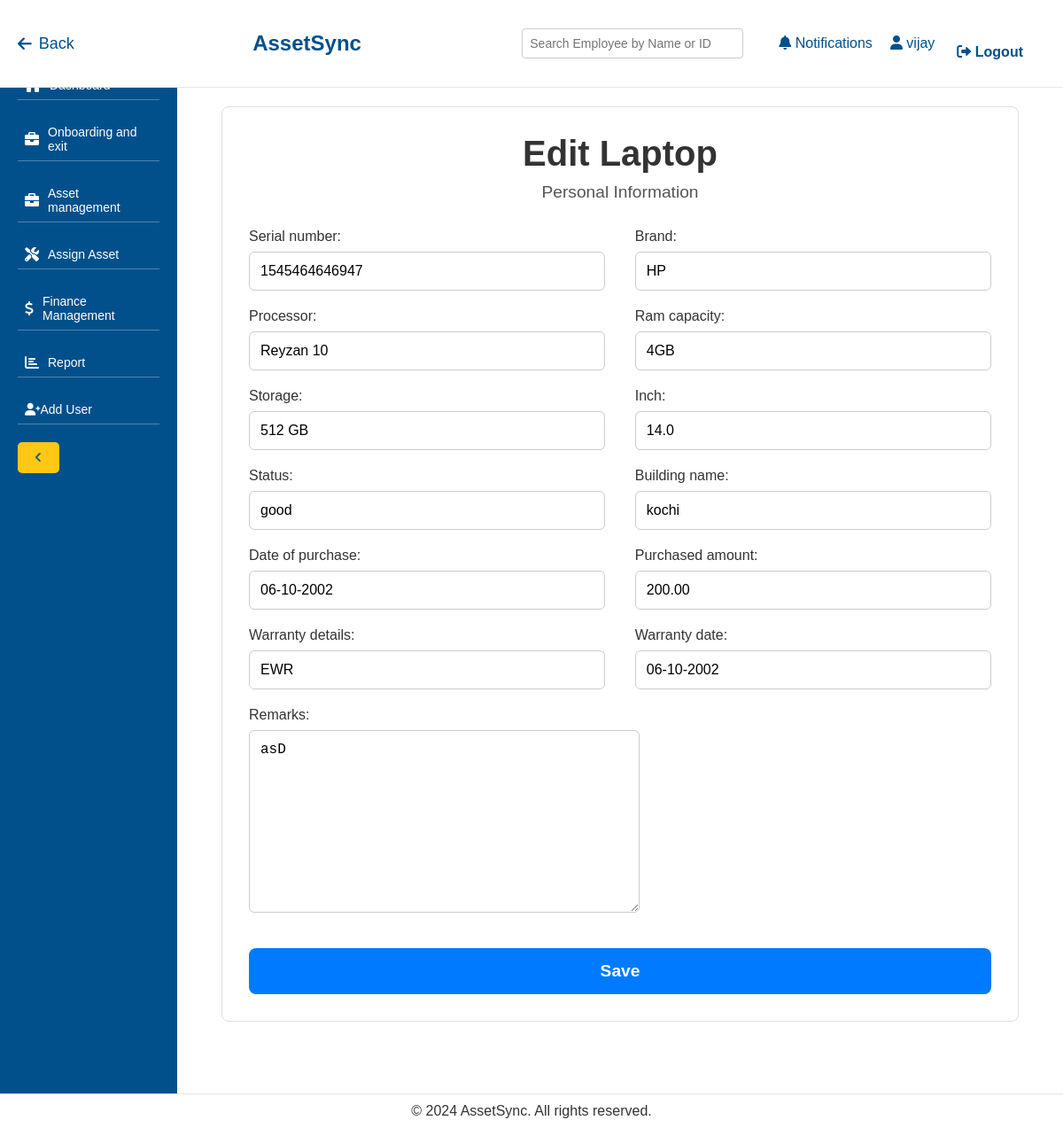
Screenshot of /edit-laptop/2/ (signed in) with the database file from the repository.
### management/models.py (models this page shows, shortened)
class Laptop(models.Model):
    serial_number = models.CharField(max_length=100)
    brand = models.CharField(max_length=100)
    processor = models.CharField(max_length=100)
    ram_capacity = models.CharField(max_length=50)
    storage = models.CharField(max_length=50)
    inch = models.DecimalField(max_digits=4, decimal_places=1)
    status = models.CharField(max_length=50)
    building_name = models.CharField(max_length=100)
    date_of_purchase = models.DateField()
    purchased_amount = models.DecimalField(max_digits=10, decimal_places=2)
    warranty_details = models.CharField(max_length=100)
    warranty_date = models.DateField()
    remarks = models.TextField(blank=True, null=True)
    employee = models.ForeignKey(Employee, on_delete=models.SET_NULL, null=True, blank=True, related_name='laptops')

### management/views.py (the view)
# urls.py: path('edit-laptop/<int:laptop_id>/', views.edit_laptop, name='edit_laptop'),
@login_required
def edit_laptop(request, laptop_id):
    laptop = get_object_or_404(Laptop, pk=laptop_id)
    if request.method == 'POST':
        form = LaptopForm(request.POST, instance=laptop)
        if form.is_valid():
            form.save()
            return redirect('view_laptops')
    else:
        if laptop.date_of_purchase:
            laptop.date_of_purchase = laptop.date_of_purchase.strftime('%d-%m-%Y')
        form = LaptopForm(instance=laptop)
    return render(request, 'management/edit_laptop.html', {'form': form})

### management/templates/management/edit_laptop.html (shortened to what this page needs)
{% extends 'management/base.html' %}
{% block content %}
<div class="container">
    <h2>Edit Laptop</h2>
    <div class="form-header">Personal Information</div>
    <form method="post">
        {% for field in form %}
        <div class="form-group">
            {{ field.label_tag }}
            {{ field }}
        </div>
        {% endfor %}
        <div style="flex: 0 0 100%; text-align: center;">
            <button type="submit">Save</button>
        </div>
    </form>
</div>
{% endblock %}

### management/templates/management/base.html (shortened to what this page needs)
{% load static %}
<!DOCTYPE html>
<html lang="en">
<head>
    <link rel="stylesheet" href="https://cdnjs.cloudflare.com/ajax/libs/font-awesome/6.0.0-beta3/css/all.min.css">
</head>
<body>
    <header>
        <a href="javascript:history.back()" class="back-btn"><i class="fas fa-arrow-left"></i> Back</a>
        <h1>AssetSync</h1>
        <div class="user-options">
            <div class="search-box">
                <input type="text" id="employeeSearch" placeholder="Search Employee by Name or ID" oninput="searchEmployee()">
            </div>
            <a href="#"><i class="fas fa-bell"></i> Notifications</a>
            <a href="#"><i class="fas fa-user"></i> {{ request.user.username }}</a>
            <form id="logout-form" action="{% url 'logout' %}" method="post" style="display:inline;">
                <button type="submit" class="btn" style="background:none; border:none; color: var(--primary-color); font-size: 16px; cursor: pointer;">
                    <i class="fas fa-sign-out-alt"></i> Logout
                </button>
            </form>
        </div>
    </header>
    <aside id="sidebar">
        <nav>
            <ul>
                <li class="{% if request.resolver_match.url_name == 'dashboard' %}active{% endif %}">
                    <a href="{% url 'dashboard' %}"> <span class="text">Dashboard</span></a>
                </li>
                <li>
                    <a href="#" onclick="toggleDropdown(event)"><i class="fas fa-briefcase icon"></i> <span class="text">Onboarding and exit</span></a>
                </li>
                <li>
                    <a href="#" onclick="toggleDropdown(event)"><i class="fas fa-briefcase icon"></i> <span class="text">Asset management</span></a>
                </li>
                <li><a href="{% url 'assign_asset' %}"><i class="fas fa-tools icon"></i> <span class="text">Assign Asset</span></a></li>
                <li><a href="{% url 'finance_module' %}"><i class="fas fa-dollar-sign icon"></i> <span class="text">Finance Management</span></a></li>
                <li><a href="{% url 'report' %}"><i class="fas fa-chart-bar icon"></i> <span class="text">Report</span></a></li>
                <li><a href="{% url 'add_user' %}"><i class="fas fa-user-plus"></i> Add User</a></li>
            </ul>
        </nav>
        <button class="toggle-btn" onclick="toggleSidebar()"><i class="fas fa-angle-left"></i></button>
    </aside>
    <main>
        {% block content %}{% endblock %}
    </main>
    <footer>
        <p>&copy; 2024 AssetSync. All rights reserved.</p>
    </footer>
</body>
</html>

### management/templates/management/base.html (style rules this page uses)
:root { --primary-color: #01508c; --secondary-color: #ffc814; --light-blue-color: #e9f7ff; --white-color: #ffffff; --text-color: #333333; --line-color: rgba(255, 255, 255, 0.3); --collapsed-width: 50px; --expanded-width: 200px; --dropdown-bg-color: #ffffff; --dropdown-hover-bg-color: #f1f1f1; --dropdown-border-color: #e0e0e0; }
* { margin: 0; padding: 0; box-sizing: border-box; }
body { font-family: Arial, sans-serif; background-color: var(--light-blue-color); color: var(--text-color); }
header { position: fixed; top: 0; left: 0; width: 100%; background-color: var(--white-color); border-bottom: 1px solid #e2e5e8; padding: 15px 20px; display: flex; justify-content: space-between; align-items: center; z-index: 1000; }
header h1 { color: var(--primary-color); font-size: 24px; }
header .user-options { display: flex; align-items: center; }
header .user-options a { color: var(--primary-color); margin-left: 20px; text-decoration: none; font-size: 16px; transition: color 0.3s; }
.search-box { position: relative; margin-right: 20px; }
.search-box input[type="text"] { padding: 8px; font-size: 14px; width: 250px; border-radius: 4px; border: 1px solid #ccc; }
.back-btn { font-size: 18px; margin-right: 20px; cursor: pointer; color: var(--primary-color); text-decoration: none; display: flex; align-items: center; }
.back-btn i { margin-right: 8px; }
aside { position: fixed; top: 60px; bottom: 0; left: 0; width: var(--expanded-width); background-color: var(--primary-color); color: var(--white-color); padding: 20px; overflow-y: auto; transition: width 0.3s ease; z-index: 999; }
aside nav ul { list-style-type: none; }
aside nav ul li { margin-bottom: 20px; position: relative; }
aside nav ul li a { color: var(--white-color); text-decoration: none; display: flex; align-items: center; padding: 8px; font-size: 14px; background-color: var(--primary-color); border-bottom: 1px solid var(--line-color); transition: background-color 0.3s, color 0.3s; }
aside nav ul li a .icon { margin-right: 10px; font-size: 16px; }
main { margin-left: var(--expanded-width); padding: 80px 20px; min-height: 100vh; background-color: var(--white-color); transition: margin-left 0.3s ease; }
footer { position: fixed; bottom: 0; left: 0; width: 100%; background-color: var(--white-color); border-top: 1px solid #e2e5e8; color: var(--text-color); text-align: center; padding: 10px 0; z-index: 1000; }
button, .btn { background-color: var(--secondary-color); color: var(--primary-color); border: none; padding: 10px 20px; border-radius: 5px; cursor: pointer; transition: background-color 0.3s, color 0.3s; }
aside { overflow-y: auto; }

### management/templates/management/edit_laptop.html (style rules this page uses)
body { font-family: 'Poppins', sans-serif; background-color: #f8f9fb; margin: 0; padding: 0; }
.container { max-width: 900px; margin: 40px auto; padding: 30px; background-color: #ffffff; border-radius: 8px; border: 1px solid #e0e0e0; }
h2 { text-align: center; font-size: 2.5rem; color: #333; margin-bottom: 10px; font-weight: 700; }
.form-header { text-align: center; font-size: 1.2rem; color: #555; margin-bottom: 30px; font-weight: 400; }
form { display: flex; flex-wrap: wrap; gap: 20px; justify-content: space-between; }
.form-group { flex: 0 0 48%; display: flex; flex-direction: column; }
.form-group label { font-weight: 500; margin-bottom: 8px; color: #333; }
.form-group input[type="text"], .form-group input[type="number"], .form-group input[type="email"], .form-group select, .form-group textarea, .form-group input[type="date"] { padding: 12px; font-size: 1rem; border-radius: 6px; border: 1px solid #ccc; transition: border-color 0.3s ease; }
button[type="submit"] { background-color: #007bff; color: #ffffff; border: none; padding: 15px 25px; font-size: 1.2rem; border-radius: 8px; cursor: pointer; transition: background-color 0.3s ease, transform 0.3s ease; font-weight: 600; width: 100%; margin-top: 20px; }

### rows the page displays
Laptop: form "1545464646947" "HP" "Reyzan 10" "4GB" "512 GB" "14.0" "good" "kochi" "06-10-2002" "200.00" "EWR" "06-10-2002" "asD"

### other values shown
{{ request.user.username }} "vijay"
{{ field.label_tag }} "Serial number:" "Brand:" "Processor:" "Ram capacity:" "Storage:" "Inch:" "Status:" "Building name:" "Date of purchase:" "Purchased amount:" "Warranty details:" "Warranty date:" "Remarks:"
